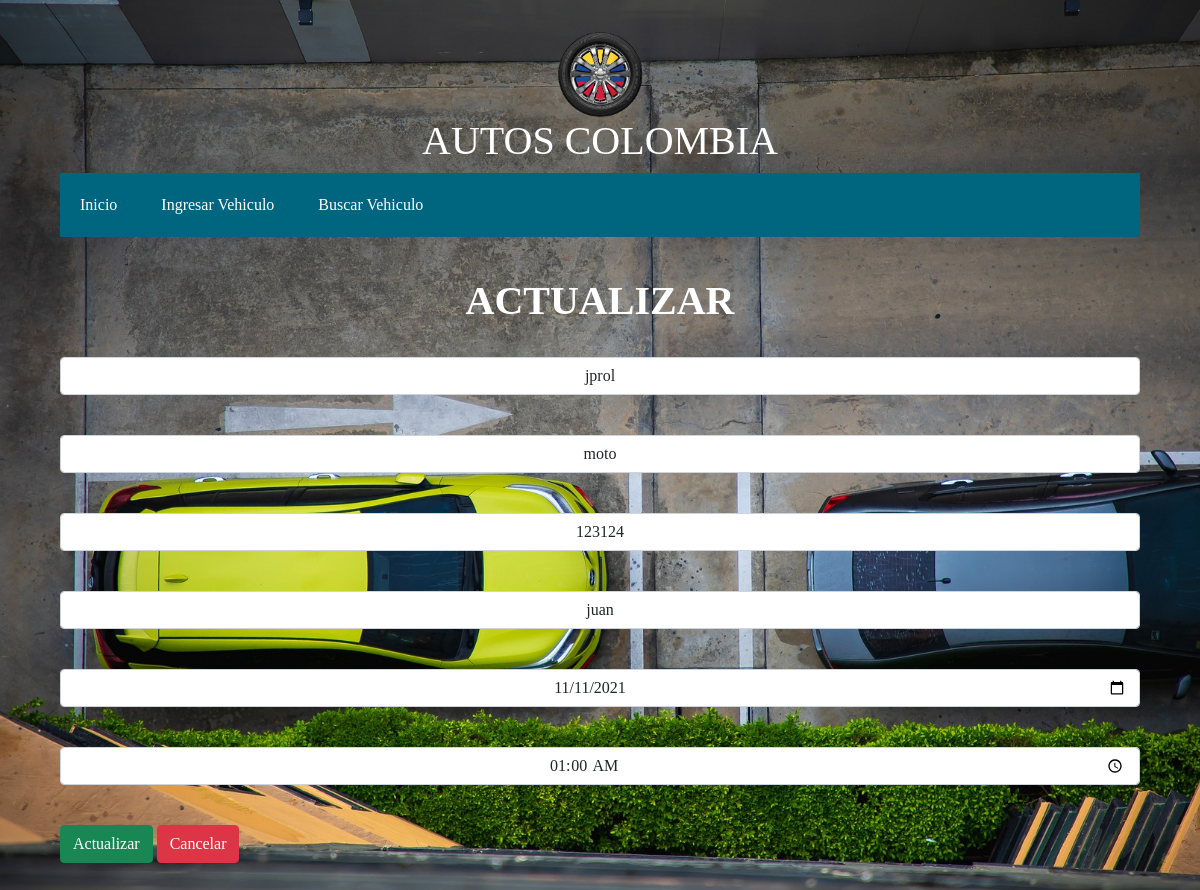
Screenshot of /inicio/ACTUALIZAR.php?id=115 with the database file from the repository.
### tables this page shows
CREATE TABLE `tb_automoviles` (
  `id` int(255) NOT NULL,
  `placa` varchar(5) NOT NULL,
  `tipo` varchar(10) NOT NULL,
  `documento` int(10) NOT NULL,
  `nombre` varchar(50) NOT NULL,
  `fecha` date DEFAULT NULL,
  `hora` time NOT NULL
);

### inicio/sql_search.php (called while the page is built)
<?php
include '../db/config.php';
$sql = "SELECT * FROM tb_automoviles WHERE id=$id";
$query=mysqli_query($con,$sql);
$row=mysqli_fetch_array($query);
?>

### inicio/ACTUALIZAR.php (the view, shortened to what this page needs)
<?php
include("../db/config.php");
 $id = $_GET['id'];
include "sql_search.php";
?>
<!DOCTYPE html>
<html lang="en">
<head>
    <link rel="stylesheet" href="../css/styles.css">
    <link href="https://cdn.jsdelivr.net/npm/bootstrap@5.0.0-beta1/dist/css/bootstrap.min.css" rel="stylesheet">
</head>
<body>
<div>
    <div class="container">
    <?php require "../partials/menu.php";?>
        <div class="row">
            <div class="col-lg-15" >
            <
                <form action="sql_update.php?id=<?php echo $_GET['id']?>;" method="post" class="formedit" >
                    <h1 class="titulo" style="color: white;"><strong>ACTUALIZAR</strong></h1>
                    <br>
                        <input type="text"   name="placa" id="" class="form-control mb-3" value="<?=$row['placa']?>" required><br>
                        <input type="text"   name="tipo" id="" class="form-control mb-3" value="<?=$row['tipo']?>" required><br>
                        <input type="text"   name="documento" id="" class="form-control mb-3" value="<?=$row['documento']?>" required><br>
                        <input type="text"   name="nombre" id="" class="form-control mb-3" value="<?=$row['nombre']?>" required><br>
                        <input type="date"   name="fecha" id="" class="form-control mb-3" value="<?=$row['fecha']?>" required><br>
                        <input type="time"   name="hora" id="" class="form-control mb-3" value="<?=$row['hora']?>" required><br>
                        <input type="submit" value="Actualizar" class="btn btn-success"name="update">
                        <a href="../index.php"><input type="button" value="Cancelar" class="btn btn-danger" ></a> <br>
                </form>
            </div>
        </div>
    </div>
</div>
</body>
</html>

### css/styles.css (style rules this page uses)
body { background-image: url("../estilos/fondoo.jpg"); zoom: 0%; background-size: cover; background-attachment: fixed; }

### partials/icono.php (style rules this page uses)
.titulo { text-align: center; color: white; }

### inicio/ACTUALIZAR.php (style rules this page uses)
* { font-family: 'Irish Grover', cursive; }
.container { padding: 30px; }
form input { text-align: center; }

### rows the page displays
tb_automoviles: placa "jprol", tipo "moto", documento "123124", nombre "juan", fecha "11/11/2021", hora "01:00:00"
